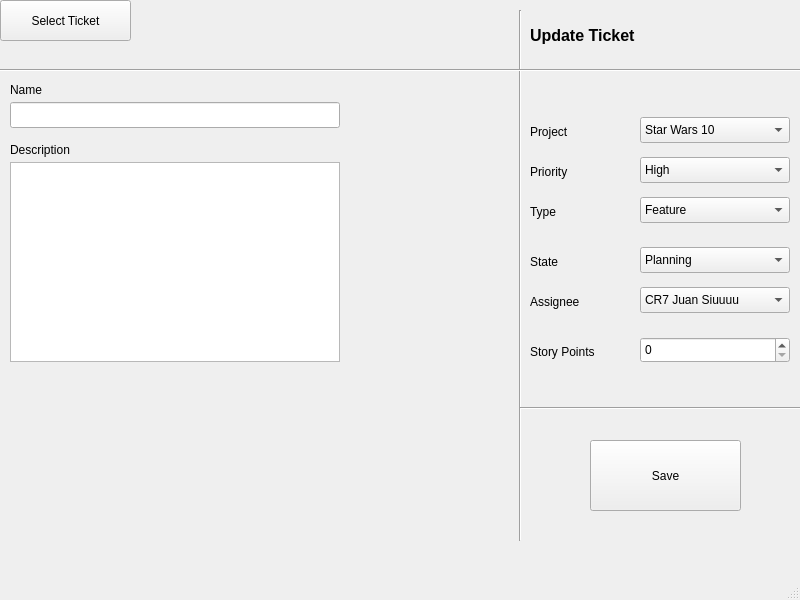
<?xml version="1.0" encoding="UTF-8"?>
<ui version="4.0">
 <class>frmMain</class>
 <widget class="QMainWindow" name="frmMain">
  <property name="geometry">
   <rect>
    <x>0</x>
    <y>0</y>
    <width>800</width>
    <height>600</height>
   </rect>
  </property>
  <property name="windowTitle">
   <string>frmMain</string>
  </property>
  <widget class="QWidget" name="centralwidget">
   <widget class="QLabel" name="label">
    <property name="geometry">
     <rect>
      <x>530</x>
      <y>120</y>
      <width>100</width>
      <height>24</height>
     </rect>
    </property>
    <property name="text">
     <string>Project</string>
    </property>
   </widget>
   <widget class="QLabel" name="label_2">
    <property name="geometry">
     <rect>
      <x>530</x>
      <y>160</y>
      <width>100</width>
      <height>24</height>
     </rect>
    </property>
    <property name="text">
     <string>Priority</string>
    </property>
   </widget>
   <widget class="QLabel" name="label_3">
    <property name="geometry">
     <rect>
      <x>530</x>
      <y>200</y>
      <width>100</width>
      <height>24</height>
     </rect>
    </property>
    <property name="text">
     <string>Type</string>
    </property>
   </widget>
   <widget class="QLabel" name="label_4">
    <property name="geometry">
     <rect>
      <x>530</x>
      <y>250</y>
      <width>100</width>
      <height>24</height>
     </rect>
    </property>
    <property name="text">
     <string>State</string>
    </property>
   </widget>
   <widget class="QLabel" name="label_5">
    <property name="geometry">
     <rect>
      <x>530</x>
      <y>290</y>
      <width>100</width>
      <height>24</height>
     </rect>
    </property>
    <property name="text">
     <string>Assignee</string>
    </property>
   </widget>
   <widget class="QLabel" name="label_6">
    <property name="geometry">
     <rect>
      <x>530</x>
      <y>340</y>
      <width>100</width>
      <height>24</height>
     </rect>
    </property>
    <property name="text">
     <string>Story Points</string>
    </property>
   </widget>
   <widget class="QComboBox" name="comboBox_2">
    <property name="geometry">
     <rect>
      <x>640</x>
      <y>287</y>
      <width>150</width>
      <height>26</height>
     </rect>
    </property>
    <item>
     <property name="text">
      <string>CR7 Juan Siuuuu</string>
     </property>
    </item>
    <item>
     <property name="text">
      <string>Flooor</string>
     </property>
    </item>
    <item>
     <property name="text">
      <string>Lionel Arian Pepsi</string>
     </property>
    </item>
   </widget>
   <widget class="QComboBox" name="comboBox_3">
    <property name="geometry">
     <rect>
      <x>640</x>
      <y>247</y>
      <width>150</width>
      <height>26</height>
     </rect>
    </property>
    <item>
     <property name="text">
      <string>Planning</string>
     </property>
    </item>
    <item>
     <property name="text">
      <string>In Progress</string>
     </property>
    </item>
    <item>
     <property name="text">
      <string>Testing</string>
     </property>
    </item>
    <item>
     <property name="text">
      <string>Production</string>
     </property>
    </item>
   </widget>
   <widget class="QComboBox" name="comboBox_4">
    <property name="geometry">
     <rect>
      <x>640</x>
      <y>197</y>
      <width>150</width>
      <height>26</height>
     </rect>
    </property>
    <item>
     <property name="text">
      <string>Feature</string>
     </property>
    </item>
    <item>
     <property name="text">
      <string>Bug</string>
     </property>
    </item>
   </widget>
   <widget class="QComboBox" name="comboBox_5">
    <property name="geometry">
     <rect>
      <x>640</x>
      <y>157</y>
      <width>150</width>
      <height>26</height>
     </rect>
    </property>
    <item>
     <property name="text">
      <string>High</string>
     </property>
    </item>
    <item>
     <property name="text">
      <string>Medium</string>
     </property>
    </item>
    <item>
     <property name="text">
      <string>Low</string>
     </property>
    </item>
   </widget>
   <widget class="QComboBox" name="comboBox_6">
    <property name="geometry">
     <rect>
      <x>640</x>
      <y>117</y>
      <width>150</width>
      <height>26</height>
     </rect>
    </property>
    <item>
     <property name="text">
      <string>Star Wars 10</string>
     </property>
    </item>
    <item>
     <property name="text">
      <string>Bermuda Dreieck</string>
     </property>
    </item>
    <item>
     <property name="text">
      <string>Atlantis</string>
     </property>
    </item>
    <item>
     <property name="text">
      <string>Area 51</string>
     </property>
    </item>
   </widget>
   <widget class="Line" name="line">
    <property name="geometry">
     <rect>
      <x>510</x>
      <y>10</y>
      <width>20</width>
      <height>531</height>
     </rect>
    </property>
    <property name="orientation">
     <enum>Qt::Orientation::Vertical</enum>
    </property>
   </widget>
   <widget class="Line" name="line_2">
    <property name="geometry">
     <rect>
      <x>520</x>
      <y>400</y>
      <width>281</width>
      <height>16</height>
     </rect>
    </property>
    <property name="orientation">
     <enum>Qt::Orientation::Horizontal</enum>
    </property>
   </widget>
   <widget class="QLabel" name="label_7">
    <property name="geometry">
     <rect>
      <x>530</x>
      <y>10</y>
      <width>141</width>
      <height>51</height>
     </rect>
    </property>
    <property name="font">
     <font>
      <family>Tahoma</family>
      <pointsize>12</pointsize>
      <bold>true</bold>
     </font>
    </property>
    <property name="text">
     <string>Update Ticket</string>
    </property>
   </widget>
   <widget class="Line" name="line_3">
    <property name="geometry">
     <rect>
      <x>0</x>
      <y>60</y>
      <width>801</width>
      <height>20</height>
     </rect>
    </property>
    <property name="orientation">
     <enum>Qt::Orientation::Horizontal</enum>
    </property>
   </widget>
   <widget class="QPushButton" name="pushButton">
    <property name="geometry">
     <rect>
      <x>590</x>
      <y>440</y>
      <width>151</width>
      <height>71</height>
     </rect>
    </property>
    <property name="text">
     <string>Save</string>
    </property>
   </widget>
   <widget class="QSpinBox" name="spinBox">
    <property name="geometry">
     <rect>
      <x>640</x>
      <y>337</y>
      <width>150</width>
      <height>26</height>
     </rect>
    </property>
    <property name="maximum">
     <number>999</number>
    </property>
   </widget>
   <widget class="QPushButton" name="pushButton_2">
    <property name="geometry">
     <rect>
      <x>0</x>
      <y>0</y>
      <width>131</width>
      <height>41</height>
     </rect>
    </property>
    <property name="text">
     <string>Select Ticket</string>
    </property>
   </widget>
   <widget class="QLabel" name="labelNameCaption">
    <property name="geometry">
     <rect>
      <x>10</x>
      <y>80</y>
      <width>141</width>
      <height>20</height>
     </rect>
    </property>
    <property name="text">
     <string>Name</string>
    </property>
   </widget>
   <widget class="QLineEdit" name="lineEditName">
    <property name="geometry">
     <rect>
      <x>10</x>
      <y>102</y>
      <width>330</width>
      <height>26</height>
     </rect>
    </property>
   </widget>
   <widget class="QLabel" name="labelBeschreibungCaption">
    <property name="geometry">
     <rect>
      <x>10</x>
      <y>140</y>
      <width>141</width>
      <height>20</height>
     </rect>
    </property>
    <property name="text">
     <string>Description</string>
    </property>
   </widget>
   <widget class="QPlainTextEdit" name="plainTextEditBeschreibung">
    <property name="geometry">
     <rect>
      <x>10</x>
      <y>162</y>
      <width>330</width>
      <height>200</height>
     </rect>
    </property>
   </widget>
  </widget>
  <widget class="QMenuBar" name="menubar">
   <property name="geometry">
    <rect>
     <x>0</x>
     <y>0</y>
     <width>800</width>
     <height>30</height>
    </rect>
   </property>
  </widget>
  <widget class="QStatusBar" name="statusbar"/>
 </widget>
 <resources/>
 <connections/>
</ui>
